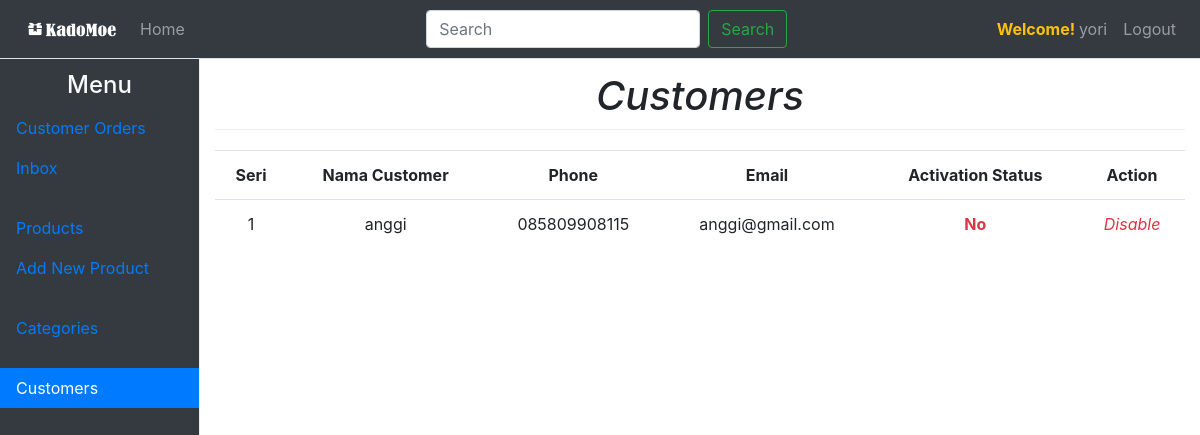
Screenshot of /admin/customers.php (signed in) with the database file from the repository.
### tables this page shows
CREATE TABLE `customer` (
  `customer_id` int(11) NOT NULL,
  `customer_name` varchar(255) NOT NULL,
  `customer_email` varchar(255) NOT NULL,
  `customer_password` varchar(255) NOT NULL,
  `customer_phone` varchar(255) NOT NULL,
  `customer_address` text NOT NULL,
  `activation_status` varchar(255) NOT NULL,
  `enable_disable` varchar(255) NOT NULL DEFAULT 'Enable'
);

### classes/customer.php (called while the page is built, shortened)
<?php
class customer
{
    public function customersData()
    {
        $query = "SELECT * FROM customer";
        $result = db::select($query);
        return $result;
    }
}

### lib/db.php (called while the page is built, shortened)
<?php
	class db
	{
		public static function conn()
		{
			try {
				$db = new mysqli('localhost', 'root', '', 'db_KadoMoe');
				return $db;
			} catch (Exception $e) {
				die('Unable to connect ! '.$e->getMessage());
			}
		}
		public static function select($query)
		{
			$result = self::conn()->query($query);
			return $result;
		}
	}
?>

### admin/customers.php (the view, shortened to what this page needs)
<?php
require_once 'inc/header.php';
?>
    <main role="main" class="col-sm-9 ml-sm-auto col-md-10 pt-3">
        <h1 class="font-italic text-center">Customers</h1>
        <table class="table text-center">
                <tr>
                    <th>Seri</th>
                    <th>Nama Customer</th>
                    <th>Phone</th>
                    <th>Email</th>
                    <th>Activation Status</th>
                    <th>Action</th>
                </tr>
        <?php
            $customersData = $cust->customersData();
            $cd_rows = $customersData->num_rows;
            if ($cd_rows > 0) {
                $i = 0;
                while ($cd = $customersData->fetch_assoc()) {
                    $i++;
        ?>
                <tr>
                    <td><?php echo $i; ?></td>
                    <td><?php echo $cd['customer_name']; ?></td>
                    <td><?php echo $cd['customer_phone']; ?></td>
                    <td><?php echo $cd['customer_email']; ?></td>
                    <th>
                        <?php
                            if ($cd['activation_status'] == 'Yes') {
                                echo "<span class='text-success'>".$cd['activation_status']."</span>";
                            } else {
                                echo "<span class='text-danger'>".$cd['activation_status']."</span>";
                            }
                        ?>
                    </th>
                    <td class="font-italic">
                        <?php if ($cd['enable_disable'] == 'Enable') { ?>
                            <a href="?d_id=<?php echo $cd['customer_id']; ?>" class="text-danger" onclick="return confirm('Are you sure to Disable this account?');">Disable</a>
                        <?php }else{ ?>
                            <a href="?e_id=<?php echo $cd['customer_id']; ?>" class="text-success">Enable</a>
                        <?php } ?>
                    </td>
                </tr>
          <?php } } ?>
        </table>
    </main>
<?php require_once 'inc/footer.php'; ?>

### rows the page displays
customer: customer_name "anggi", customer_phone "085809908115", customer_email "anggi@gmail.com", activation_status "No"

### other values shown
$_SESSION['adminName'] "yori"
